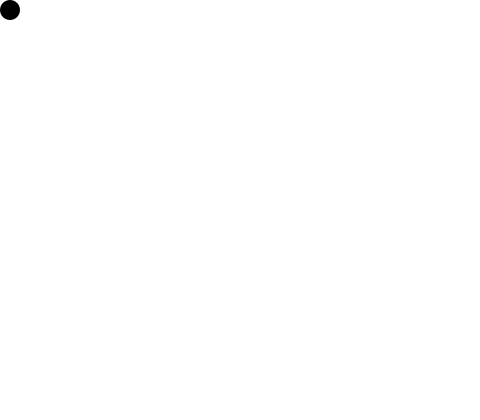
Frame 1 (no input)
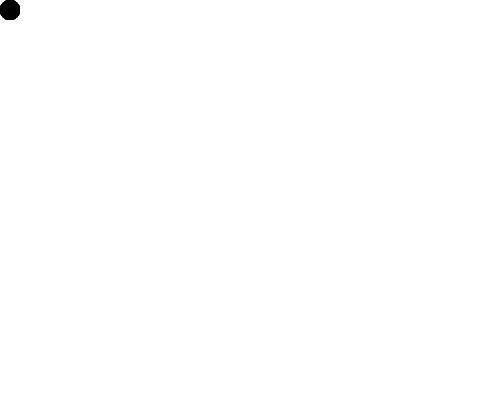
Frame 60 (the mouse pressed at the canvas centre just before this capture)
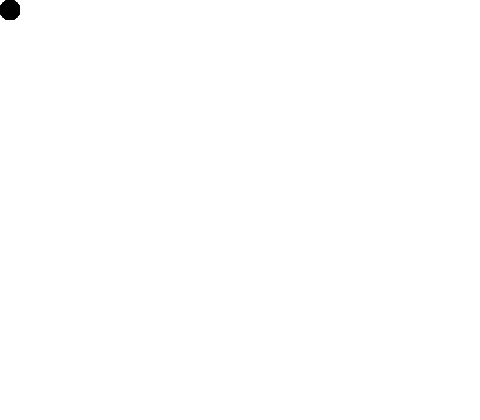
Frame 120 (the mouse held since frame 60 and released just before this capture)

The Processing sketch that drew these frames (run headless with seeded random() and noise(); from frame 60 on, the mouse is pressed at the canvas centre):

// Processing sketch: LittlePaint
// ── LittlePaint.pde
/*********************************************************************************************************
**********************************************************************************************************

				     						LittlePaint.pde		
			      
									 Processing Classroom Code  
	 			  Creative Commons Attribution-ShareAlike4.0 Internacional License
 						 		By Miguelo A. Ruiz (2015).Visit: miguelo.me	
			 
**********************************************************************************************************

		Descripcion: Pequeño Paint, dibuja y borra lineas de colores con el mouse y cambia de 
		grosor y color de linea. Ejercicio para aprender el uso de estilo, colores y entradas de 
		mouse y teclado.
			 
***********************************************************************************************************
 		This work is licensed under the Creative Commons Attribution-NonCommercial-ShareAlike 4.0 
 		International License. To view a copy of this license, visit: 
 		http://creativecommons.org/licenses/by-nc-sa/4.0/.
**********************************************************************************************************
**********************************************************************************************************/

 
int pincel = 10;
int goma = 20;
color c1 = color(0, 0, 0);

/***************************************************
 *  Nombre:      Setup
 *  Retornos:    Nada
 *  Parametros:  Nada
 *  Descripcion: Función de configuracion, tamaño, 
 *	fondo y trazo. 
***************************************************/
void setup(){
 	size(480, 420);
 	background(255);
 	smooth();
}

/***************************************************
 *  Nombre:      Loop
 *  Retorna:     Nada
 *  Parametros:  Nada
 *  Descripcion: Se dibuja un circulo en la esquina
 *	superior izquierda para visulizar el color del 
 *	pincel.
***************************************************/
void draw(){
	pushMatrix();
	fill(c1);
	noStroke();
	ellipse(10, 10, goma, goma);
	popMatrix();
}

/***************************************************
 *  Nombre:      mouseDragged 
 *  Retornos:    Nada
 *  Parametros:  Nada
 *  Descripción: Seleccion de pincel y goma degun el
 *  clic.
 ***************************************************/
void mouseDragged() {
  if (mouseButton == LEFT) {
		  stroke(c1);
		  line(pmouseX, pmouseY, mouseX, mouseY);
  } else if (mouseButton == RIGHT) {
	    pushMatrix();
		    fill(255);
		    noStroke();
		    ellipse(mouseX, mouseY, goma, goma);
	    popMatrix();
  }
}

/***************************************************
 *  Nombre:      keyPressed
 *  Retornos:    Nada
 *  Parametros:  Nada
 * Descripción:  Aumenta grosor de goma y seleccion 
 * de color
 ***************************************************/
 
void keyPressed() {
  if (key == CODED) {
	    if (keyCode == UP) {
	      goma += 5;
	    } else if (keyCode == DOWN) {
	      goma -= 5;
	      if (goma < 5 ) goma = 5;
	    }
	    println("Grosor de goma: "+ goma );
  } else {

    switch(key) {
	    case ' ': 
	      background(255);
	      println("Nueva Hoja");
	    	break;

	    case '1':  
	      c1 = color(0, 0, 0);
	      println("Pincel Negro");   
	    	break;

	    case '2': 
	      c1 = color(256, 0, 0);
	      println("Pincel Rojo");
	    	break;

	    case '3': 
	      c1 = color(0, 256, 0);
	      println("Pincel Verde"); 
	    	break;
	    case '4': 
	      c1 = color(0, 0, 256);
	      println("Pincel Azul");
	      	break; 
		default:           
		println("No valido");   
	      	break;
    }
  }
}

/***************************************************
 *  Nombre:      mouseWheel(MouseEvent event)  
 *  Retornos:    Nada
 *  Parametros:  MouseEvent event
 * Descripción:  Aumenta el grosor del pincel
 ***************************************************/
 
void mouseWheel(MouseEvent event) {
  float e = event.getCount();
  if (e > 1) {
	    pincel = pincel + 1;
	} else {
	   	if (e < -1) {     
	    	pincel = pincel - 1;
	    	if (pincel < 1 ) pincel= 1;
    	}
  	}
  strokeWeight(pincel);
  println("Grosor de pincel: "+ pincel);
}


















 
